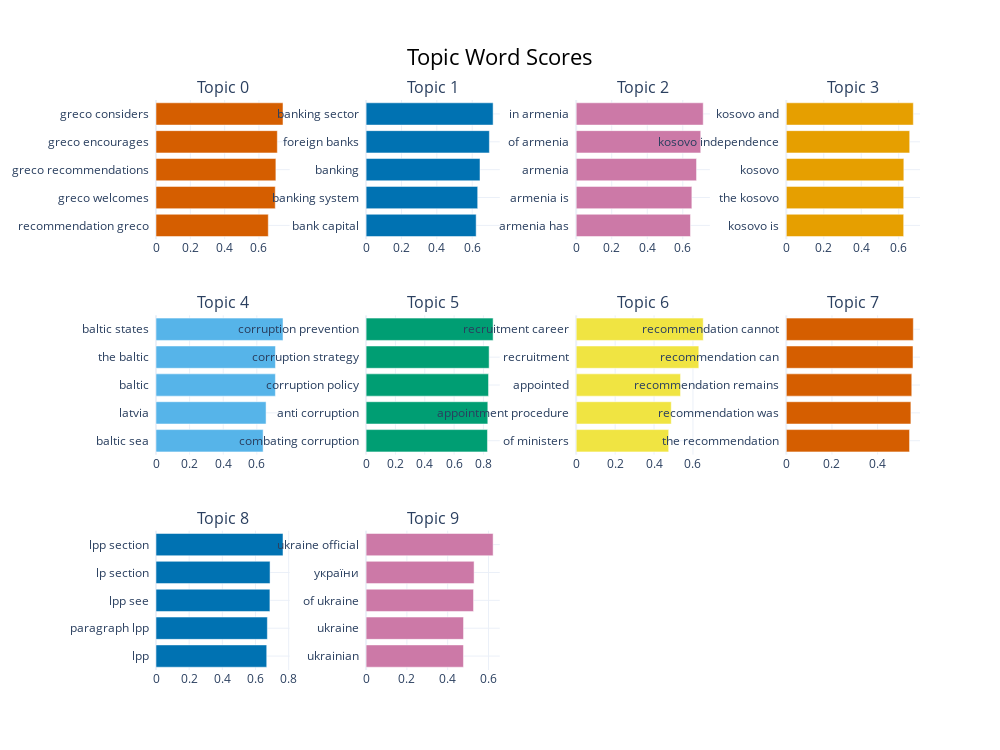

Source (notebook cell):
### Code cell
# visualize topic words/n_grams
fig = topic_model.visualize_barchart(top_n_topics=10)
fig.show()

### Figure 1 — Plotly figure (JSON) as saved in the notebook; plotly's stock layout.template omitted (floating-point values rounded to 4 significant figures)
{"data": [{"marker": {"color": "#D55E00"}, "orientation": "h", "type": "bar", "x": [0.6543, 0.695, 0.6985, 0.707, 0.7401], "xaxis": "x", "y": ["recommendation greco  ", "greco welcomes  ", "greco recommendations  ", "greco encourages  ", "greco considers  "], "yaxis": "y"}, {"marker": {"color": "#0072B2"}, "orientation": "h", "type": "bar", "x": [0.6223, 0.631, 0.644, 0.6971, 0.7182], "xaxis": "x2", "y": ["bank capital  ", "banking system  ", "banking  ", "foreign banks  ", "banking sector  "], "yaxis": "y2"}, {"marker": {"color": "#CC79A7"}, "orientation": "h", "type": "bar", "x": [0.6432, 0.6511, 0.6774, 0.701, 0.715], "xaxis": "x3", "y": ["armenia has  ", "armenia is  ", "armenia  ", "of armenia  ", "in armenia  "], "yaxis": "y3"}, {"marker": {"color": "#E69F00"}, "orientation": "h", "type": "bar", "x": [0.6266, 0.6267, 0.6274, 0.6587, 0.6781], "xaxis": "x4", "y": ["kosovo is  ", "the kosovo  ", "kosovo  ", "kosovo independence  ", "kosovo and  "], "yaxis": "y4"}, {"marker": {"color": "#56B4E9"}, "orientation": "h", "type": "bar", "x": [0.6375, 0.655, 0.7105, 0.7108, 0.7558], "xaxis": "x5", "y": ["baltic sea  ", "latvia  ", "baltic  ", "the baltic  ", "baltic states  "], "yaxis": "y5"}, {"marker": {"color": "#009E73"}, "orientation": "h", "type": "bar", "x": [0.8276, 0.8299, 0.8349, 0.839, 0.8661], "xaxis": "x6", "y": ["combating corruption  ", "anti corruption  ", "corruption policy  ", "corruption strategy  ", "corruption prevention  "], "yaxis": "y6"}, {"marker": {"color": "#F0E442"}, "orientation": "h", "type": "bar", "x": [0.4752, 0.4884, 0.5361, 0.63, 0.6526], "xaxis": "x7", "y": ["of ministers  ", "appointment procedure  ", "appointed  ", "recruitment  ", "recruitment career  "], "yaxis": "y7"}, {"marker": {"color": "#D55E00"}, "orientation": "h", "type": "bar", "x": [0.54, 0.5459, 0.5497, 0.5552, 0.5565], "xaxis": "x8", "y": ["the recommendation  ", "recommendation was  ", "recommendation remains  ", "recommendation can  ", "recommendation cannot  "], "yaxis": "y8"}, {"marker": {"color": "#0072B2"}, "orientation": "h", "type": "bar", "x": [0.6676, 0.6714, 0.6868, 0.6877, 0.7658], "xaxis": "x9", "y": ["lpp  ", "paragraph lpp  ", "lpp see  ", "lp section  ", "lpp section  "], "yaxis": "y9"}, {"marker": {"color": "#CC79A7"}, "orientation": "h", "type": "bar", "x": [0.4772, 0.4777, 0.5268, 0.5294, 0.6228], "xaxis": "x10", "y": ["ukrainian  ", "ukraine  ", "of ukraine  ", "україни  ", "ukraine official  "], "yaxis": "y10"}], "layout": {"annotations": [{"font": {"size": 16}, "showarrow": false, "text": "Topic 0", "x": 0.0875, "xanchor": "center", "xref": "paper", "y": 1, "yanchor": "bottom", "yref": "paper"}, {"font": {"size": 16}, "showarrow": false, "text": "Topic 1", "x": 0.3625, "xanchor": "center", "xref": "paper", "y": 1, "yanchor": "bottom", "yref": "paper"}, {"font": {"size": 16}, "showarrow": false, "text": "Topic 2", "x": 0.6375, "xanchor": "center", "xref": "paper", "y": 1, "yanchor": "bottom", "yref": "paper"}, {"font": {"size": 16}, "showarrow": false, "text": "Topic 3", "x": 0.9125, "xanchor": "center", "xref": "paper", "y": 1, "yanchor": "bottom", "yref": "paper"}, {"font": {"size": 16}, "showarrow": false, "text": "Topic 4", "x": 0.0875, "xanchor": "center", "xref": "paper", "y": 0.6222, "yanchor": "bottom", "yref": "paper"}, {"font": {"size": 16}, "showarrow": false, "text": "Topic 5", "x": 0.3625, "xanchor": "center", "xref": "paper", "y": 0.6222, "yanchor": "bottom", "yref": "paper"}, {"font": {"size": 16}, "showarrow": false, "text": "Topic 6", "x": 0.6375, "xanchor": "center", "xref": "paper", "y": 0.6222, "yanchor": "bottom", "yref": "paper"}, {"font": {"size": 16}, "showarrow": false, "text": "Topic 7", "x": 0.9125, "xanchor": "center", "xref": "paper", "y": 0.6222, "yanchor": "bottom", "yref": "paper"}, {"font": {"size": 16}, "showarrow": false, "text": "Topic 8", "x": 0.0875, "xanchor": "center", "xref": "paper", "y": 0.2444, "yanchor": "bottom", "yref": "paper"}, {"font": {"size": 16}, "showarrow": false, "text": "Topic 9", "x": 0.3625, "xanchor": "center", "xref": "paper", "y": 0.2444, "yanchor": "bottom", "yref": "paper"}], "height": 750, "hoverlabel": {"bgcolor": "white", "font": {"family": "Rockwell", "size": 16}}, "showlegend": false, "title": {"font": {"color": "Black", "size": 22}, "text": "Topic Word Scores", "x": 0.5, "xanchor": "center", "yanchor": "top"}, "width": 1000, "xaxis": {"anchor": "y", "autorange": true, "domain": [0, 0.175], "range": [0, 0.7791], "showgrid": true, "type": "linear"}, "xaxis10": {"anchor": "y10", "autorange": true, "domain": [0.275, 0.45], "range": [0, 0.6555], "showgrid": true, "type": "linear"}, "xaxis11": {"anchor": "y11", "domain": [0.55, 0.725], "showgrid": true}, "xaxis12": {"anchor": "y12", "domain": [0.825, 1], "showgrid": true}, "xaxis2": {"anchor": "y2", "autorange": true, "domain": [0.275, 0.45], "range": [0, 0.756], "showgrid": true, "type": "linear"}, "xaxis3": {"anchor": "y3", "autorange": true, "domain": [0.55, 0.725], "range": [0, 0.7526], "showgrid": true, "type": "linear"}, "xaxis4": {"anchor": "y4", "autorange": true, "domain": [0.825, 1], "range": [0, 0.7138], "showgrid": true, "type": "linear"}, "xaxis5": {"anchor": "y5", "autorange": true, "domain": [0, 0.175], "range": [0, 0.7956], "showgrid": true, "type": "linear"}, "xaxis6": {"anchor": "y6", "autorange": true, "domain": [0.275, 0.45], "range": [0, 0.9117], "showgrid": true, "type": "linear"}, "xaxis7": {"anchor": "y7", "autorange": true, "domain": [0.55, 0.725], "range": [0, 0.6869], "showgrid": true, "type": "linear"}, "xaxis8": {"anchor": "y8", "autorange": true, "domain": [0.825, 1], "range": [0, 0.5858], "showgrid": true, "type": "linear"}, "xaxis9": {"anchor": "y9", "autorange": true, "domain": [0, 0.175], "range": [0, 0.8061], "showgrid": true, "type": "linear"}, "yaxis": {"anchor": "x", "autorange": true, "domain": [0.7556, 1], "range": [-0.5, 4.5], "showgrid": true, "type": "category"}, "yaxis10": {"anchor": "x10", "autorange": true, "domain": [0, 0.2444], "range": [-0.5, 4.5], "showgrid": true, "type": "category"}, "yaxis11": {"anchor": "x11", "domain": [0, 0.2444], "showgrid": true}, "yaxis12": {"anchor": "x12", "domain": [0, 0.2444], "showgrid": true}, "yaxis2": {"anchor": "x2", "autorange": true, "domain": [0.7556, 1], "range": [-0.5, 4.5], "showgrid": true, "type": "category"}, "yaxis3": {"anchor": "x3", "autorange": true, "domain": [0.7556, 1], "range": [-0.5, 4.5], "showgrid": true, "type": "category"}, "yaxis4": {"anchor": "x4", "autorange": true, "domain": [0.7556, 1], "range": [-0.5, 4.5], "showgrid": true, "type": "category"}, "yaxis5": {"anchor": "x5", "autorange": true, "domain": [0.3778, 0.6222], "range": [-0.5, 4.5], "showgrid": true, "type": "category"}, "yaxis6": {"anchor": "x6", "autorange": true, "domain": [0.3778, 0.6222], "range": [-0.5, 4.5], "showgrid": true, "type": "category"}, "yaxis7": {"anchor": "x7", "autorange": true, "domain": [0.3778, 0.6222], "range": [-0.5, 4.5], "showgrid": true, "type": "category"}, "yaxis8": {"anchor": "x8", "autorange": true, "domain": [0.3778, 0.6222], "range": [-0.5, 4.5], "showgrid": true, "type": "category"}, "yaxis9": {"anchor": "x9", "autorange": true, "domain": [0, 0.2444], "range": [-0.5, 4.5], "showgrid": true, "type": "category"}}}
